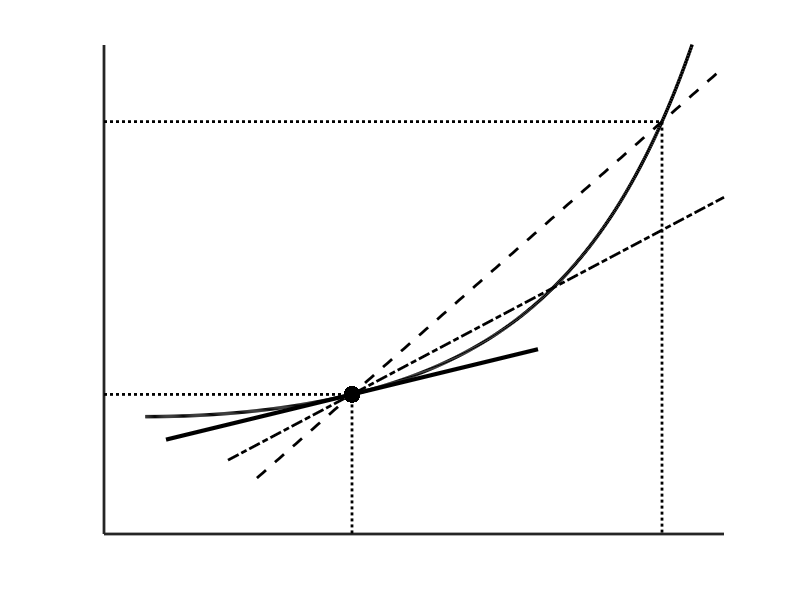

Recreate this plot in MATLAB.
clear;  figure('Position',[100 100 600 400],'Color',[1 1 1]); clf;  hold on; 

xy=[-0.1 1.4 -0.5 5.75];
xx=linspace(0.,1.4,600);  ym1=exp(xx.^2);  plot(xx,ym1,'k','LineWidth',2.5)
%xx=linspace(-pi/2+.1,.1,300);  ym1=cot(xx);  plot(xx,ym1,'k--','LineWidth',2)
%xx=linspace(.1,pi-.1,600);  ym1=cot(xx);  plot(xx,ym1,'k--','LineWidth',2)
set(gca,'LineWidth',2); 
axis(xy); axis manual;
set(gca,'XTick',[],'YTick',[],'FontSize',20,'FontWeight','bold');
x0=0.5; scatter(x0,exp(x0^2),150,'k','filled');
plot([x0-0.45 x0+0.45],[exp(x0^2)-2*x0*exp(x0^2)*0.45,exp(x0^2)+2*x0*exp(x0^2)*0.45],'k','LineWidth',3)
plot([-0.1 x0 x0],[exp(x0^2) exp(x0^2) -0.5],'k:','LineWidth',2);
plot([-0.1 1.25 1.25],[exp(1.25^2) exp(1.25^2) -0.5],'k:','LineWidth',2);
m=4.6489; plot([x0-0.23 1.4],[exp(x0^2)-m*0.23 exp(x0^2)+m*0.9],'k--','LineWidth',2)
m=2.8; plot([x0-0.3 1.4],[exp(x0^2)-m*0.3 exp(x0^2)+m*0.9],'k-.','LineWidth',2)

